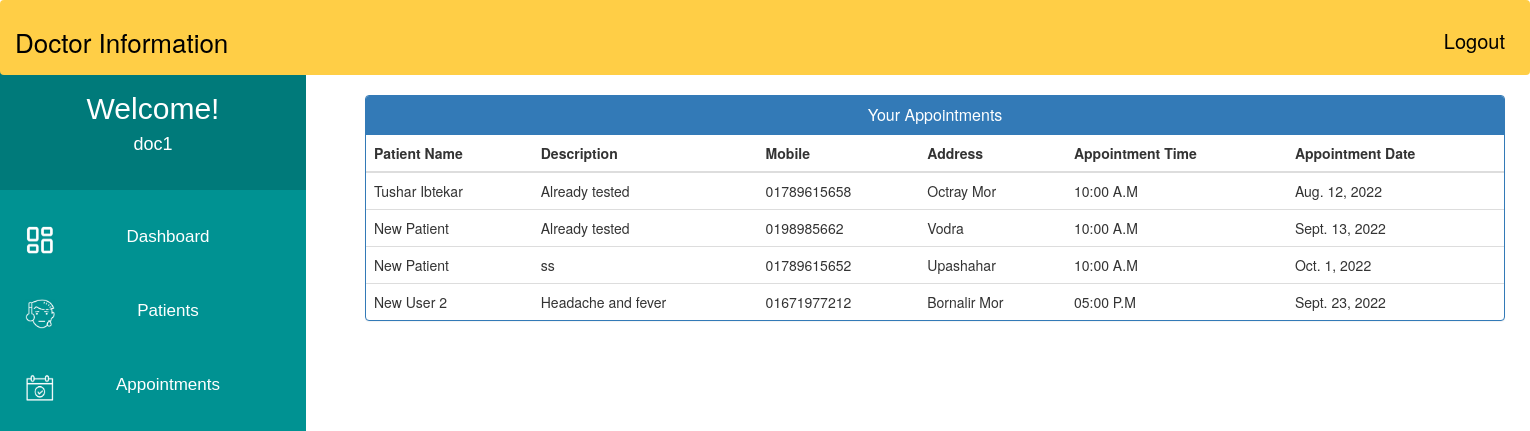
The app's page /doctor_view_appointment/ (signed in) with its own data.
### MyApp/models.py (models this page shows, shortened)
class Appointment(models.Model):
    patientId=models.PositiveIntegerField(null=True)
    doctorId=models.PositiveIntegerField(null=True)
    patientName=models.CharField(max_length=40,null=True)
    doctorName=models.CharField(max_length=40,null=True)
    appointmentDate=models.DateField(null=False)
    description=models.TextField(max_length=500)
    status=models.BooleanField(default=False)
    time = models.CharField(max_length=10, choices=Time,default="")

class Patient(models.Model):
    user = models.OneToOneField(User, on_delete=models.CASCADE)
    Patient_First_Name = models.CharField(max_length=50, default="")
    Patient_Last_Name = models.CharField(max_length=50, default="")
    gender = models.CharField(max_length=10, choices=GENDER)
    contact = models.CharField(max_length=11)
    address = models.CharField(max_length=350)
    symptoms = models.CharField(max_length=500, default="")
    status = models.BooleanField(default=False)
    admitDate = models.DateField(auto_now=True)
    assignedDoctorId = models.PositiveIntegerField(null=True)

### MyApp/views.py (the view)
# urls.py: path('doctor_view_appointment/', views.doctor_view_appointment, name="doctor_view_appointment"),
@login_required
def doctor_view_appointment(request):
    doctor=Doctor.objects.get(user_id=request.user.id)
    appointments=Appointment.objects.all().filter(status=True,doctorId=request.user.id)
    patientid=[]
    for a in appointments:
        patientid.append(a.patientId)
    patients=Patient.objects.all().filter(status=True,user_id__in=patientid)
    appointments=zip(appointments,patients)
    return render(request,'MyApp/doctor_view_appointment.html',{'appointments':appointments,'doctor':doctor})

### templates/MyApp/doctor_view_appointment.html (shortened to what this page needs)
{% extends 'MyApp/doctor_base.html' %}
{% block content_dashboard %}
{%load static%}
<head>
  <link href="//netdna.bootstrapcdn.com/bootstrap/3.0.0/css/bootstrap.min.css" rel="stylesheet" id="bootstrap-css">
</head>
<body>
<div class="container">
  <div class="panel panel-primary">
    <div class="panel-heading">
      <h6 class="panel-title">Your Appointments</h6>
    </div>
    <table class="table table-hover" id="dev-table">
      <thead>
        <tr>
          <th>Patient Name</th>
          <th>Description</th>
          <th>Mobile</th>
          <th>Address</th>
          <th>Appointment Time</th>
          <th>Appointment Date</th>
        </tr>
      </thead>
      {% for a,p in appointments %}
      <tr>
        <td>{{a.patientName}}</td>
        <td>{{a.description}}</td>
        <td>{{p.contact}}</td>
        <td>{{p.address}}</td>
        <td>{{a.time}}</td>
        <td>{{a.appointmentDate}}</td>
      </tr>
      {% endfor %}
    </table>
  </div>
</div>
{% endblock content_dashboard %}

### templates/MyApp/doctor_base.html (shortened to what this page needs)
<!DOCTYPE html>
{% load staticfiles %}
<html lang="en">
<head>
     <link href="//netdna.bootstrapcdn.com/bootstrap/3.0.0/css/bootstrap.min.css" rel="stylesheet" id="bootstrap-css">
</head>
<body>
    <div class="navbar">
        <a>Doctor Information</a>
        <a href="{% url 'MyApp:logout' %}" class="logoutbtn">Logout</a>
    </div>
     <div class="sidebar">
        <div class="userprofile">
            <h2 style="color:white; font-family:sans-serif; padding-top:25px; text-align:center; margin:0px;">Welcome!</h2>
            <h4 style="color:white; font-family:sans-serif; text-align:center; padding-bottom:35px;">{{request.user.username}}</h4>
        </div>
        <a href="{% url 'MyApp:doctor_dashboard' %}"><img class="icon" src="{% static "images/PDash.png" %}">Dashboard</a>
        <a href="{% url 'MyApp:doctor_patient' %}"><img class="icon" src="{% static "images/PIcon.png" %}">Patients</a>
        <a href="{% url 'MyApp:doctor_appointment' %}"><img class="icon" src="{% static "images/ApptIcon.png" %}">Appointments</a>
    </div>
{%  block content_dashboard %}
{%  endblock content_dashboard %}
</body>
</html>

### templates/MyApp/doctor_base.html (style rules this page uses)
body { background-color: rgb(255, 255, 255); padding: 0px; margin-top: 0px; margin-left: 0px; margin-right: 0px; margin-bottom: 0px; }
.navbar { overflow: hidden; background-color: rgb(255, 206, 70); height:75px; width:100%; padding-top:22px; z-index:1; top:0; position:fixed; display:block; }
.navbar a { float: left; display:block; font-size: 26px; color: black; text-align: center; padding-left:14px; text-decoration: none; }
.navbar .logoutbtn { float: right; display:block; font-size: 20px; color: black; text-align: center; padding-top:4px; padding-right:24px; text-decoration: none; }
.sidebar .userprofile { background-color: rgb(0, 122, 122); }
.sidebar { margin-top: 0px; padding-top: 0px; width: 20%; text-align: center; height=100vh; background-color: rgb(0, 146, 146); font-family: sans-serif; font-size:17px; font-weight: normal; position: fixed; top: 67px; left: 0; bottom: 0; }
.sidebar a { display: block; color: white; padding: 25px; text-decoration: none; }
.icon { float:left; width:30px; height:30px; }

### templates/MyApp/doctor_view_appointment.html (style rules this page uses)
.container { margin-left: 350px; margin-right: 50px; }
a:link { text-decoration: none; }
h6 { text-align: center; }

### records on screen
Appointment: patientName "Tushar Ibtekar", description "Already tested", contact "01789615658", address "Octray Mor", time "10:00 A.M", appointmentDate "Aug. 12, 2022"
Appointment: patientName "New Patient", description "Already tested", contact "0198985662", address "Vodra", time "10:00 A.M", appointmentDate "Sept. 13, 2022"
Appointment: patientName "New Patient", description "ss", contact "01789615652", address "Upashahar", time "10:00 A.M", appointmentDate "Oct. 1, 2022"
Appointment: patientName "New User 2", description "Headache and fever", contact "01671977212", address "Bornalir Mor", time "05:00 P.M", appointmentDate "Sept. 23, 2022"

### other values on screen
{{ request.user.username }} "doc1"
